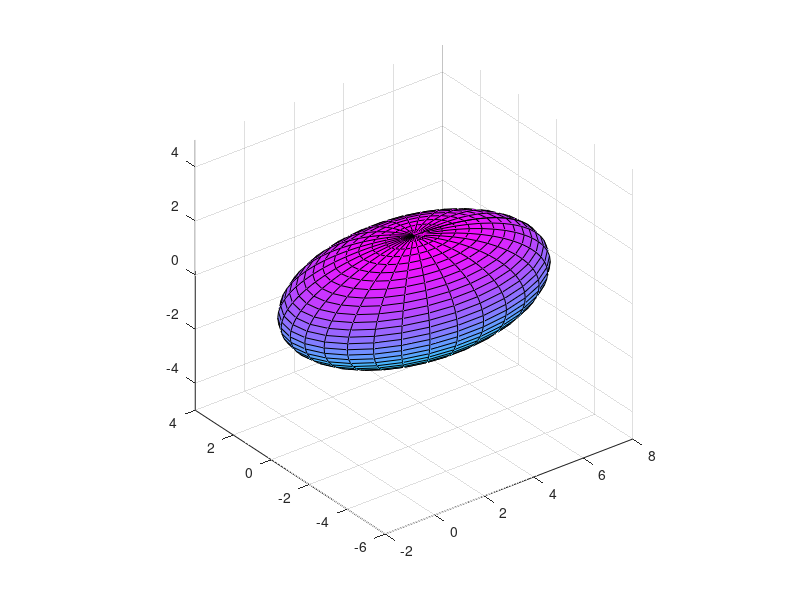

Write the MATLAB code that produced this figure.
clear
clc
close all

% elipsoid

% xc,xy,xz - centrul elipsoidului
% rz,ry,rz - lungimile semiaxelor
% n        - number of faces

n = 30;

% precizarea coord. centrului
xc = 3;
yc = -1;
zc = 0;

% precizarea coord. lungimilor semiaxelor
rx = 5;
ry = 3;
rz = 2;

% reprezentarea grafica cu functia elipsoid
ellipsoid(xc,yc,zc,rx,ry,rz,n);
axis('equal');
colormap('spring');
pause

% reprezentarea grafica cu functia sphere
[x,y,z] = sphere(n);
xe = 5*x + 3;
ye = 3*y - 1;
ze = 2*z;
surf(xe,ye,ze);
axis('equal');
colormap('cool');
